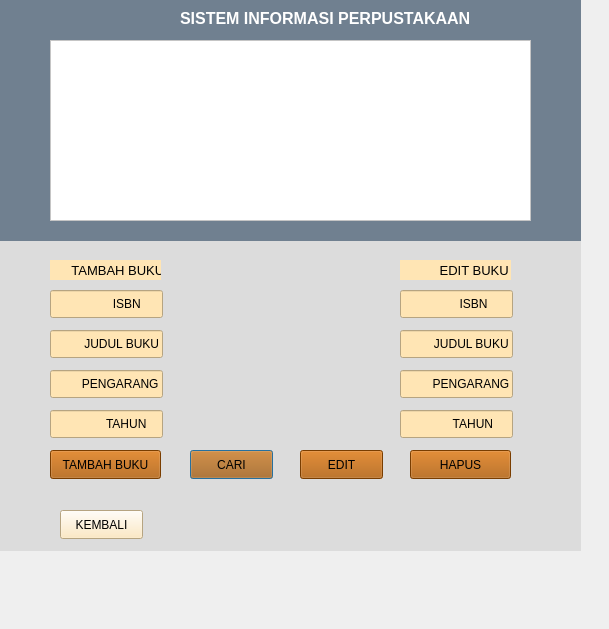
<?xml version="1.0" encoding="UTF-8"?>
<ui version="4.0">
 <class>admin</class>
 <widget class="QDialog" name="admin">
  <property name="geometry">
   <rect>
    <x>0</x>
    <y>0</y>
    <width>609</width>
    <height>629</height>
   </rect>
  </property>
  <property name="windowTitle">
   <string>Dialog</string>
  </property>
  <widget class="QGroupBox" name="groupBox">
   <property name="geometry">
    <rect>
     <x>-10</x>
     <y>-60</y>
     <width>591</width>
     <height>611</height>
    </rect>
   </property>
   <property name="font">
    <font>
     <bold>true</bold>
    </font>
   </property>
   <property name="styleSheet">
    <string notr="true">color: white;</string>
   </property>
   <property name="title">
    <string>ADMIN</string>
   </property>
   <property name="alignment">
    <set>Qt::AlignmentFlag::AlignCenter</set>
   </property>
   <widget class="QPushButton" name="pushButton_Search">
    <property name="geometry">
     <rect>
      <x>200</x>
      <y>510</y>
      <width>83</width>
      <height>29</height>
     </rect>
    </property>
    <property name="styleSheet">
     <string notr="true">color: rgb(0, 0, 0);
background-color: rgb(170, 85, 0);</string>
    </property>
    <property name="text">
     <string>CARI</string>
    </property>
   </widget>
   <widget class="QPushButton" name="pushButton_Tambah">
    <property name="geometry">
     <rect>
      <x>60</x>
      <y>510</y>
      <width>111</width>
      <height>29</height>
     </rect>
    </property>
    <property name="styleSheet">
     <string notr="true">background-color: rgb(170, 85, 0);
color: 	black;</string>
    </property>
    <property name="text">
     <string>TAMBAH BUKU</string>
    </property>
   </widget>
   <widget class="QPushButton" name="pushButton_Delete">
    <property name="geometry">
     <rect>
      <x>420</x>
      <y>510</y>
      <width>101</width>
      <height>29</height>
     </rect>
    </property>
    <property name="styleSheet">
     <string notr="true">color: rgb(0, 0, 0);
background-color: rgb(170, 85, 0);</string>
    </property>
    <property name="text">
     <string>HAPUS</string>
    </property>
   </widget>
   <widget class="QPushButton" name="pushButton_Edit">
    <property name="geometry">
     <rect>
      <x>310</x>
      <y>510</y>
      <width>83</width>
      <height>29</height>
     </rect>
    </property>
    <property name="styleSheet">
     <string notr="true">color: rgb(0, 0, 0);
background-color: rgb(170, 85, 0);</string>
    </property>
    <property name="text">
     <string>EDIT</string>
    </property>
   </widget>
   <widget class="QPushButton" name="pushButton_logout">
    <property name="geometry">
     <rect>
      <x>70</x>
      <y>570</y>
      <width>83</width>
      <height>29</height>
     </rect>
    </property>
    <property name="styleSheet">
     <string notr="true">background-color: 	#FFE5B4;
color: black;</string>
    </property>
    <property name="text">
     <string>KEMBALI</string>
    </property>
   </widget>
   <widget class="QLineEdit" name="lineEdit">
    <property name="geometry">
     <rect>
      <x>60</x>
      <y>350</y>
      <width>113</width>
      <height>28</height>
     </rect>
    </property>
    <property name="styleSheet">
     <string notr="true">background-color: 	#FFE5B4;
color: rgb(0, 0, 0);</string>
    </property>
    <property name="text">
     <string>                  ISBN</string>
    </property>
    <property name="placeholderText">
     <string>ISBN</string>
    </property>
   </widget>
   <widget class="QLabel" name="label">
    <property name="geometry">
     <rect>
      <x>60</x>
      <y>320</y>
      <width>111</width>
      <height>20</height>
     </rect>
    </property>
    <property name="font">
     <font>
      <pointsize>10</pointsize>
      <bold>false</bold>
     </font>
    </property>
    <property name="styleSheet">
     <string notr="true">background-color: 		#FFE5B4; color: BLACK;</string>
    </property>
    <property name="text">
     <string>      TAMBAH BUKU :</string>
    </property>
   </widget>
   <widget class="QLabel" name="label_2">
    <property name="geometry">
     <rect>
      <x>410</x>
      <y>320</y>
      <width>111</width>
      <height>20</height>
     </rect>
    </property>
    <property name="font">
     <font>
      <pointsize>10</pointsize>
      <bold>false</bold>
     </font>
    </property>
    <property name="styleSheet">
     <string notr="true">background-color: 		#FFE5B4; color: black;</string>
    </property>
    <property name="text">
     <string>           EDIT BUKU :</string>
    </property>
   </widget>
   <widget class="QLineEdit" name="lineEdit_2">
    <property name="geometry">
     <rect>
      <x>60</x>
      <y>390</y>
      <width>113</width>
      <height>28</height>
     </rect>
    </property>
    <property name="styleSheet">
     <string notr="true">background-color: 	#FFE5B4;
color: rgb(0, 0, 0);</string>
    </property>
    <property name="text">
     <string>             JUDUL BUKU</string>
    </property>
    <property name="placeholderText">
     <string>JUDUL BUKU</string>
    </property>
   </widget>
   <widget class="QLineEdit" name="lineEdit_3">
    <property name="geometry">
     <rect>
      <x>60</x>
      <y>430</y>
      <width>113</width>
      <height>28</height>
     </rect>
    </property>
    <property name="styleSheet">
     <string notr="true">background-color: 	#FFE5B4;
color: rgb(0, 0, 0);</string>
    </property>
    <property name="text">
     <string>            PENGARANG</string>
    </property>
    <property name="placeholderText">
     <string>PENGARANG</string>
    </property>
   </widget>
   <widget class="QLineEdit" name="lineEdit_4">
    <property name="geometry">
     <rect>
      <x>60</x>
      <y>470</y>
      <width>113</width>
      <height>28</height>
     </rect>
    </property>
    <property name="styleSheet">
     <string notr="true">background-color: 	#FFE5B4;
color: rgb(0, 0, 0);</string>
    </property>
    <property name="text">
     <string>                TAHUN</string>
    </property>
    <property name="placeholderText">
     <string>TAHUN</string>
    </property>
   </widget>
   <widget class="QLineEdit" name="lineEdit_5">
    <property name="geometry">
     <rect>
      <x>410</x>
      <y>350</y>
      <width>113</width>
      <height>28</height>
     </rect>
    </property>
    <property name="styleSheet">
     <string notr="true">background-color: 	#FFE5B4;
color: rgb(0, 0, 0);</string>
    </property>
    <property name="text">
     <string>                 ISBN</string>
    </property>
    <property name="placeholderText">
     <string>ISBN</string>
    </property>
   </widget>
   <widget class="QLineEdit" name="lineEdit_6">
    <property name="geometry">
     <rect>
      <x>410</x>
      <y>390</y>
      <width>113</width>
      <height>28</height>
     </rect>
    </property>
    <property name="styleSheet">
     <string notr="true">background-color: 	#FFE5B4;
color: rgb(0, 0, 0);</string>
    </property>
    <property name="text">
     <string>            JUDUL BUKU</string>
    </property>
    <property name="placeholderText">
     <string>JUDUL BUKU</string>
    </property>
   </widget>
   <widget class="QLineEdit" name="lineEdit_7">
    <property name="geometry">
     <rect>
      <x>410</x>
      <y>430</y>
      <width>113</width>
      <height>28</height>
     </rect>
    </property>
    <property name="styleSheet">
     <string notr="true">background-color: 	#FFE5B4;
color: rgb(0, 0, 0);</string>
    </property>
    <property name="text">
     <string>           PENGARANG</string>
    </property>
    <property name="placeholderText">
     <string>PENGARANG</string>
    </property>
   </widget>
   <widget class="QLineEdit" name="lineEdit_8">
    <property name="geometry">
     <rect>
      <x>410</x>
      <y>470</y>
      <width>113</width>
      <height>28</height>
     </rect>
    </property>
    <property name="styleSheet">
     <string notr="true">background-color: 	#FFE5B4;
color: rgb(0, 0, 0);

</string>
    </property>
    <property name="text">
     <string>               TAHUN</string>
    </property>
    <property name="placeholderText">
     <string>TAHUN</string>
    </property>
   </widget>
   <widget class="QFrame" name="frame">
    <property name="geometry">
     <rect>
      <x>10</x>
      <y>20</y>
      <width>581</width>
      <height>281</height>
     </rect>
    </property>
    <property name="font">
     <font>
      <pointsize>9</pointsize>
      <bold>false</bold>
     </font>
    </property>
    <property name="styleSheet">
     <string notr="true">background-color: #708090;</string>
    </property>
    <property name="frameShape">
     <enum>QFrame::Shape::NoFrame</enum>
    </property>
    <property name="frameShadow">
     <enum>QFrame::Shadow::Raised</enum>
    </property>
    <widget class="QTableWidget" name="tableWidget">
     <property name="geometry">
      <rect>
       <x>50</x>
       <y>80</y>
       <width>481</width>
       <height>181</height>
      </rect>
     </property>
     <property name="styleSheet">
      <string notr="true">background-color: rgb(255, 255, 255);
color: rgb(0, 0, 0);</string>
     </property>
    </widget>
    <widget class="QLabel" name="label_5">
     <property name="geometry">
      <rect>
       <x>180</x>
       <y>50</y>
       <width>291</width>
       <height>16</height>
      </rect>
     </property>
     <property name="font">
      <font>
       <pointsize>12</pointsize>
       <bold>true</bold>
      </font>
     </property>
     <property name="text">
      <string>SISTEM INFORMASI PERPUSTAKAAN</string>
     </property>
    </widget>
   </widget>
   <widget class="QLabel" name="label_3">
    <property name="geometry">
     <rect>
      <x>-30</x>
      <y>20</y>
      <width>681</width>
      <height>601</height>
     </rect>
    </property>
    <property name="styleSheet">
     <string notr="true">background-color: #fff;
</string>
    </property>
    <property name="text">
     <string/>
    </property>
    <property name="pixmap">
     <pixmap>:/images/images/Buku Akik, Yogyakarta (1).jpg</pixmap>
    </property>
    <property name="scaledContents">
     <bool>true</bool>
    </property>
   </widget>
   <widget class="QLabel" name="label_4">
    <property name="geometry">
     <rect>
      <x>-20</x>
      <y>290</y>
      <width>641</width>
      <height>391</height>
     </rect>
    </property>
    <property name="styleSheet">
     <string notr="true">background-color : #DCDCDC</string>
    </property>
    <property name="text">
     <string/>
    </property>
    <property name="pixmap">
     <pixmap>:/images/images/download (11).jpeg</pixmap>
    </property>
   </widget>
   <zorder>label_3</zorder>
   <zorder>label_4</zorder>
   <zorder>frame</zorder>
   <zorder>pushButton_Search</zorder>
   <zorder>pushButton_Tambah</zorder>
   <zorder>pushButton_Delete</zorder>
   <zorder>pushButton_Edit</zorder>
   <zorder>pushButton_logout</zorder>
   <zorder>lineEdit</zorder>
   <zorder>label</zorder>
   <zorder>label_2</zorder>
   <zorder>lineEdit_2</zorder>
   <zorder>lineEdit_3</zorder>
   <zorder>lineEdit_4</zorder>
   <zorder>lineEdit_5</zorder>
   <zorder>lineEdit_6</zorder>
   <zorder>lineEdit_7</zorder>
   <zorder>lineEdit_8</zorder>
  </widget>
 </widget>
 <resources/>
 <connections/>
</ui>
